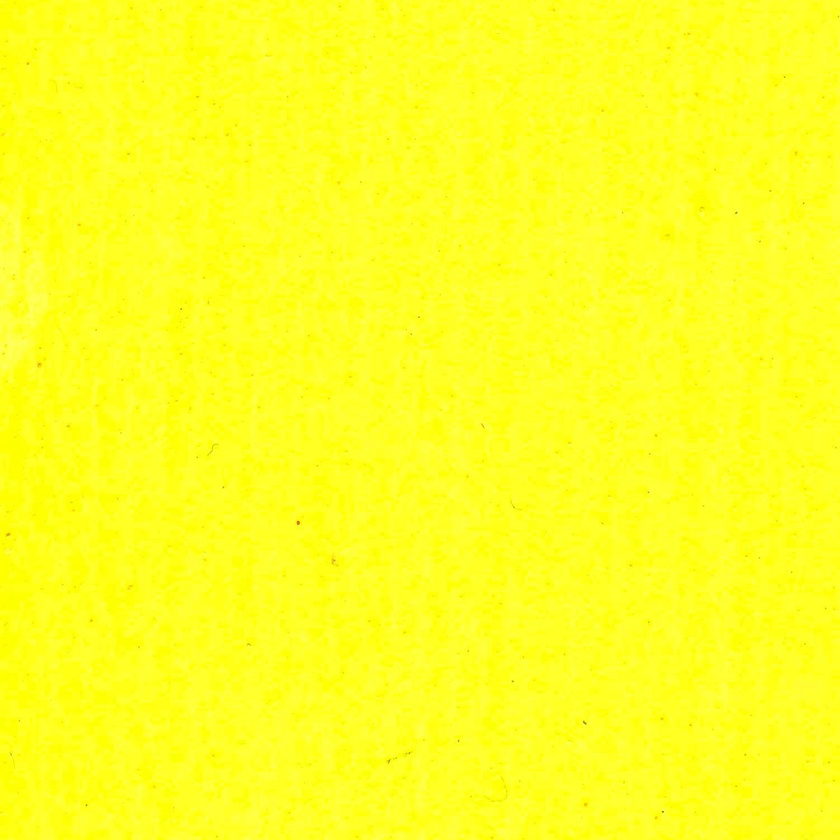
#> input picture scripts/inputs/yellow.jpg, 840 x 840 px, shrunk from 1200 x 1200 before the run, given in place of test.jpg, which was not available
$ python gaussian_noise.py
#> lines starting #> are read from the running program, lines starting #| are printed output that depends on the picture; pictures that were not available may be replaced by others from this repository, and a replacement may not be noted
import cv2
import numpy as np

def gaussian_noise(img, mean, std):
    """Adds Gaussian noise to an image."""
    row, col, ch = img.shape
    gauss = np.random.normal(mean, std, (row, col, ch))
    gauss = gauss.reshape(row, col, ch)
    noisy = img + gauss
    noisy = np.clip(noisy, 0, 255).astype(np.uint8)  # Ensure pixel values are in [0, 255]
    return noisy

try:
    img = cv2.imread('test.jpg')
#> img is the input picture: shape (840, 840, 3); mean B, G, R 33, 254.3, 254.2
    if img is None:
        raise FileNotFoundError("Image 'test.jpg' not found.")
except FileNotFoundError as e:
    print(f"Error: {e}")
    exit()

edge_images = []
for mean in range(0, 60, 10):
    noisy_img = gaussian_noise(img.copy(), mean, 25)  # Using a fixed std for simplicity
    edges = cv2.Canny(noisy_img, 100, 200)
    edge_images.append(edges)
#> this loop made 6 passes
#> pass 1, in gaussian_noise, `noisy = img + gauss`:
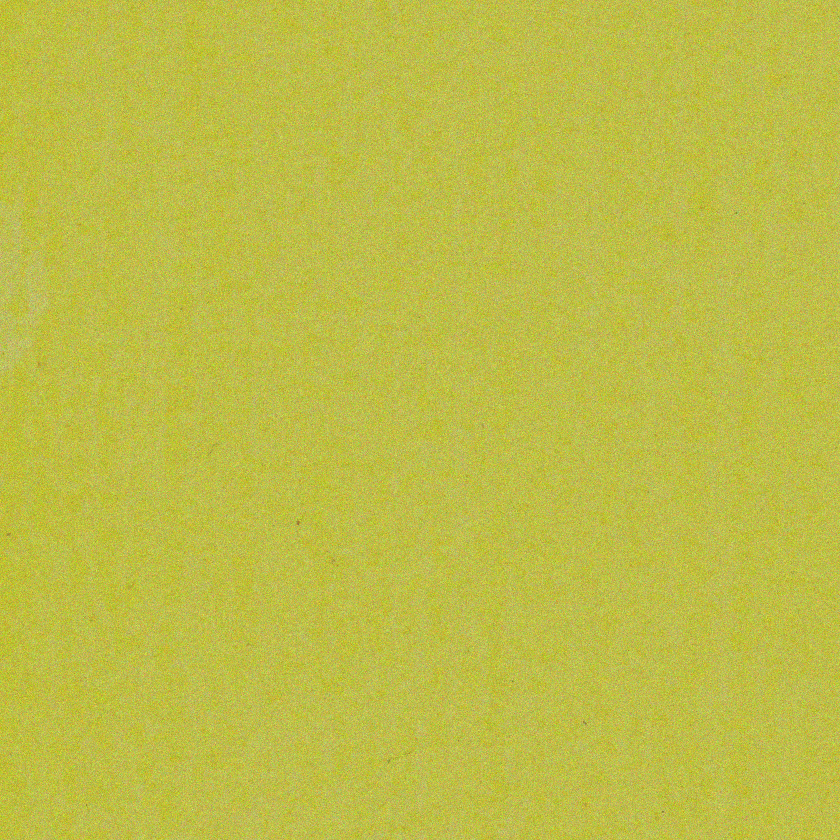
#> noisy: shape (840, 840, 3) float64; mean of channels 0, 1, 2 33, 254.3, 254.2; drawn with min black and max white
#> pass 1, in gaussian_noise, `noisy = np.clip(noisy, 0, 255).astype(np.uint8)`:
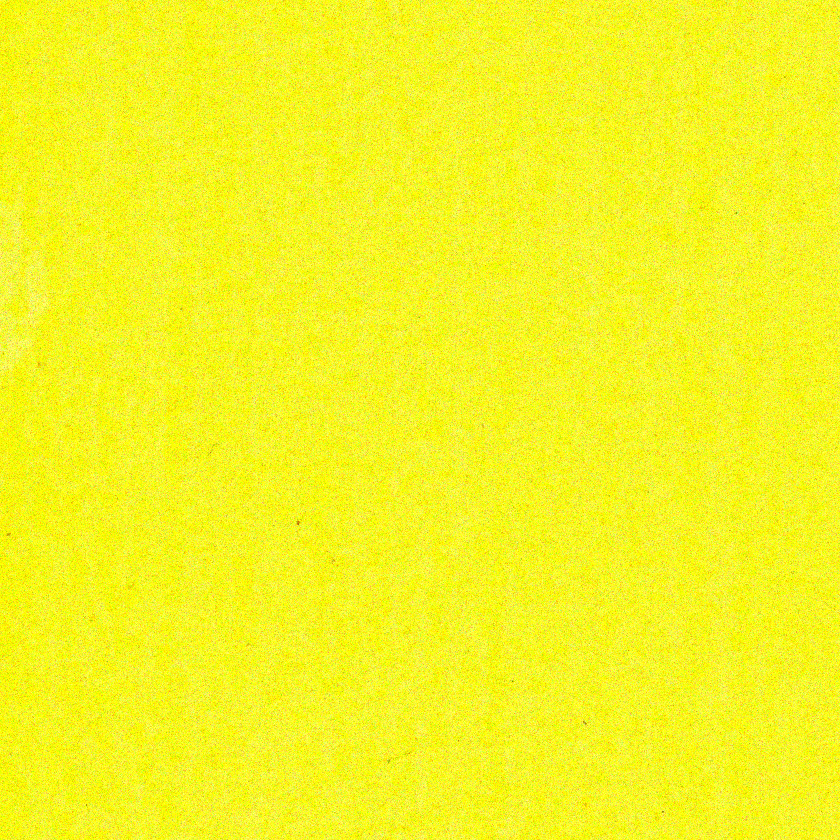
#> noisy: shape (840, 840, 3); mean of channels 0, 1, 2 34.3, 244.4, 244.3; drawn as B, G, R
#> pass 1, `edges = cv2.Canny(noisy_img, 100, 200)`:
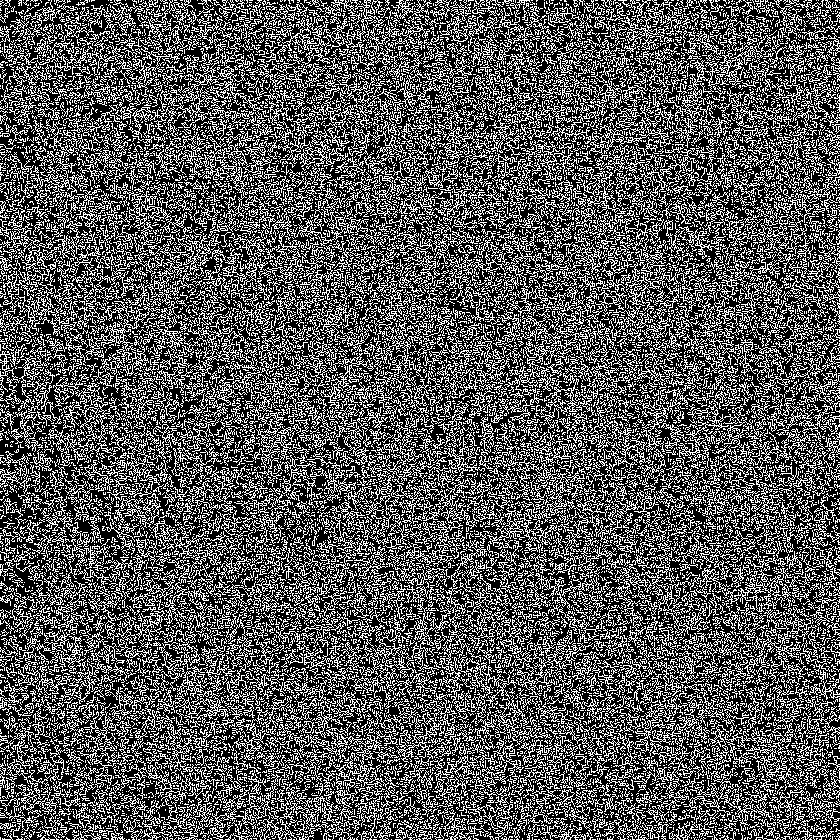
#> edges: shape (840, 840); 34.1% white in thin lines or dots
#> after the loop:
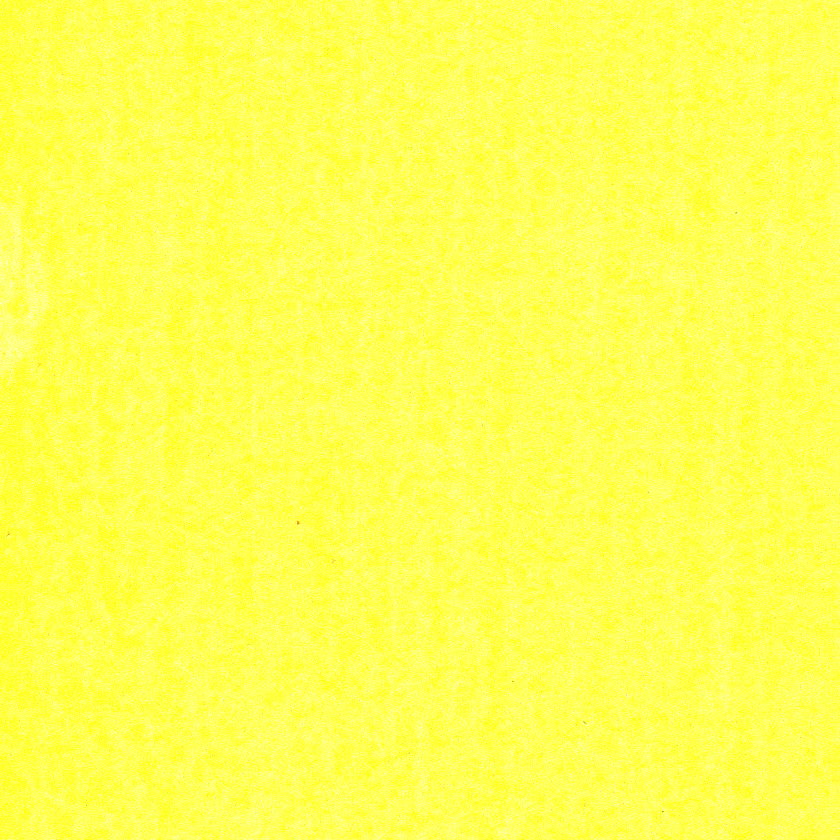
#> noisy_img: shape (840, 840, 3); mean B, G, R 82.5, 254.7, 254.8
#> after the loop, edge_images = 6 items

# Display images in separate windows
cv2.imshow('Original Image', img)
for i, edge_img in enumerate(edge_images):
    cv2.imshow(str(i), edge_img)
#> this loop made 6 passes
#> pass 2, `cv2.imshow(str(i), edge_img)`:
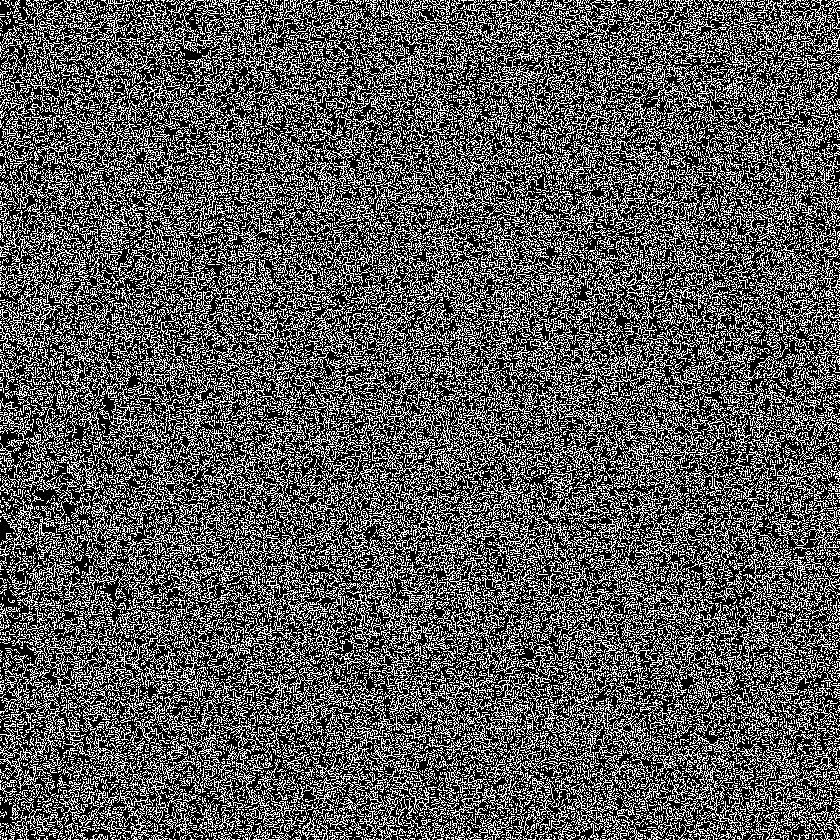
#> window '1': shape (840, 840); 34.6% white in thin lines or dots

# Wait for user input and then close windows
cv2.waitKey(0)
cv2.destroyAllWindows()

# Save selected image
try:
    selection = int(input("Enter the index of the image you want to save (0-{}): ".format(len(edge_images)-1)))
#> the answer given: 1
#> selection = 1
    if 0 <= selection < len(edge_images):
        filename = input("Enter the filename for saving (e.g., saved_image): ")
#> the answer given: out.png
        cv2.imwrite(f"{filename}.jpg", edge_images[selection])
        print(f"Image saved as {filename}")
    else:
        print("Invalid selection.")
except ValueError:
    print("Invalid input. Please enter a number.")
except Exception as e:
    print(f"An error occurred: {e}")
